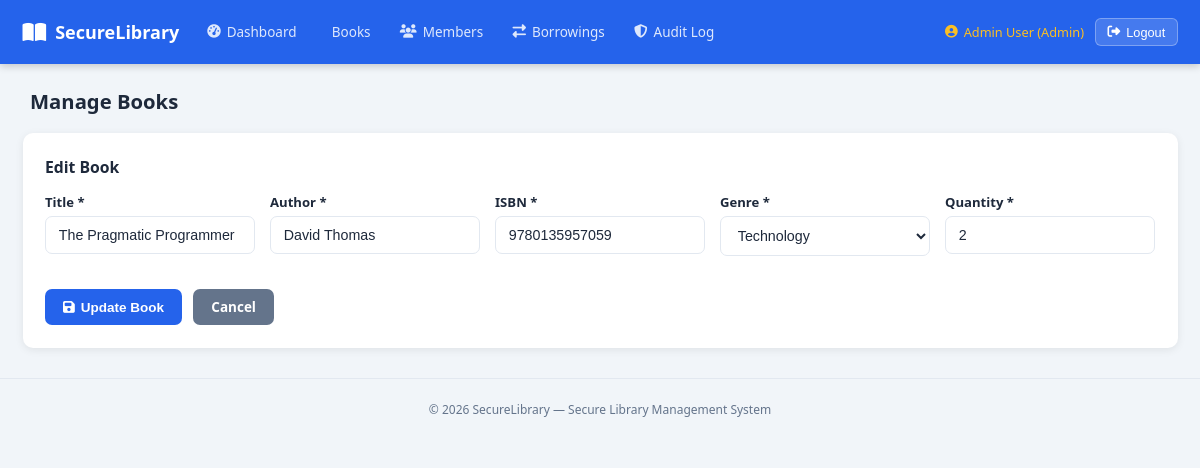
Screenshot of /admin/books.php?action=edit&id=2 (signed in) with the database file from the repository.
### tables this page shows
CREATE TABLE IF NOT EXISTS books (
    id           INT UNSIGNED AUTO_INCREMENT PRIMARY KEY,
    title        VARCHAR(200)  NOT NULL,
    author       VARCHAR(150)  NOT NULL,
    isbn         VARCHAR(20)   NOT NULL UNIQUE,
    genre        VARCHAR(80)   NOT NULL,
    quantity     INT UNSIGNED  NOT NULL DEFAULT 1,
    available    INT UNSIGNED  NOT NULL DEFAULT 1,
    created_at   DATETIME      NOT NULL DEFAULT CURRENT_TIMESTAMP,
    updated_at   DATETIME      NOT NULL DEFAULT CURRENT_TIMESTAMP ON UPDATE CURRENT_TIMESTAMP
);

### includes/config.php (called while the page is built, shortened)
<?php
function url(string $path = ''): string
{
    $path = '/' . ltrim($path, '/');
    return APP_BASE_PATH . $path;
}
function e(mixed $value): string
{
    return htmlspecialchars((string)$value, ENT_QUOTES | ENT_HTML5, 'UTF-8');
}
function sanitiseString(string $input, int $maxLen = 255): string
{
    return mb_substr(trim(strip_tags($input)), 0, $maxLen);
}

### admin/books.php (the view, shortened to what this page needs)
<?php
require_once __DIR__ . '/../includes/config.php';
$pdo       = getDB();
$action    = sanitiseString($_GET['action'] ?? 'list', 10);
$genres = ['Fiction', 'Non-Fiction', 'Technology', 'Science', 'History', 'Biography', 'Self-Help', 'Other'];
$formData = [
    'title'    => '',
    'author'   => '',
    'isbn'     => '',
    'genre'    => '',
    'quantity' => 1,
];
if ($action === 'edit') {
    $id = (int)($_GET['id'] ?? 0);
    if ($id > 0) {
        $stmt = $pdo->prepare('SELECT * FROM books WHERE id = ? LIMIT 1');
        $stmt->execute([$id]);
        $book = $stmt->fetch();
        if ($book) {
            if (
                $formData['title'] === '' &&
                $formData['author'] === '' &&
                $formData['isbn'] === '' &&
                $formData['genre'] === '' &&
                $formData['quantity'] === 1
            ) {
                $formData = [
                    'title'    => $book['title'],
                    'author'   => $book['author'],
                    'isbn'     => $book['isbn'],
                    'genre'    => $book['genre'],
                    'quantity' => (int)$book['quantity'],
                ];
            }
        } else {
            $error = 'Book not found.';
            $action = 'list';
        }
    } else {
        $error = 'Invalid book selected.';
        $action = 'list';
    }
}
include __DIR__ . '/../includes/header.php';
?>
<div class="page-header">
  <h2><i class="fa fa-books"></i> Manage Books</h2>
</div>
<?php if ($action === 'add' || $action === 'edit'): ?>
<div class="section-box">
  <h3><?= $action === 'add' ? 'Add New Book' : 'Edit Book' ?></h3>
  <form method="POST" action="<?= e(url('/admin/books.php')) ?>" id="bookForm">
    <div class="form-grid">
      <div class="form-group">
        <label>Title *</label>
        <input
          type="text"
          name="title"
          maxlength="200"
          required
          value="<?= e($formData['title']) ?>"
          placeholder="Book title"
        >
      </div>
      <div class="form-group">
        <label>Author *</label>
        <input
          type="text"
          name="author"
          maxlength="150"
          required
          value="<?= e($formData['author']) ?>"
          placeholder="Author name"
        >
      </div>
      <div class="form-group">
        <label>ISBN *</label>
        <input
          type="text"
          name="isbn"
          maxlength="20"
          required
          value="<?= e($formData['isbn']) ?>"
          placeholder="ISBN-13"
        >
      </div>
      <div class="form-group">
        <label>Genre *</label>
        <select name="genre" required>
          <?php foreach ($genres as $g): ?>
            <option value="<?= e($g) ?>" <?= $formData['genre'] === $g ? 'selected' : '' ?>>
              <?= e($g) ?>
            </option>
          <?php endforeach; ?>
        </select>
      </div>
      <div class="form-group">
        <label>Quantity *</label>
        <input
          type="number"
          name="quantity"
          min="1"
          max="100"
          required
          value="<?= (int)$formData['quantity'] ?>"
        >
      </div>
    </div>
    <div class="form-actions">
      <button type="submit" class="btn-primary">
        <i class="fa fa-save"></i> <?= $action === 'add' ? 'Add Book' : 'Update Book' ?>
      </button>
      <a href="<?= e(url('/admin/books.php')) ?>" class="btn-secondary">Cancel</a>
    </div>
  </form>
</div>
<?php endif; ?>
<?php include __DIR__ . '/../includes/footer.php'; ?>

### public/css/style.css (style rules this page uses)
:root { --primary: #2563eb; --primary-d: #1d4ed8; --secondary: #64748b; --success: #16a34a; --warning: #d97706; --danger: #dc2626; --info: #0891b2; --bg: #f1f5f9; --card-bg: #ffffff; --text: #1e293b; --text-light: #64748b; --border: #e2e8f0; --shadow: 0 2px 8px rgba(0,0,0,.08); --radius: 10px; --nav-h: 64px; }
*, *::before, *::after { box-sizing: border-box; margin: 0; padding: 0; }
html { font-size: 15px; }
body { font-family: 'Segoe UI', system-ui, -apple-system, sans-serif; background: var(--bg); color: var(--text); min-height: 100vh; }
a { color: var(--primary); text-decoration: none; }
.page-header { display: flex; align-items: center; justify-content: space-between; margin-bottom: 1.25rem; flex-wrap: wrap; gap: .5rem; }
.page-header h2 { font-size: 1.35rem; color: var(--text); display: flex; align-items: center; gap: .5rem; }
.section-box { background: var(--card-bg); border-radius: var(--radius); padding: 1.5rem; margin-bottom: 1.5rem; box-shadow: var(--shadow); }
.section-box h3 { font-size: 1.05rem; margin-bottom: 1rem; display: flex; align-items: center; gap: .5rem; color: var(--text); }
.form-group { margin-bottom: 1rem; }
.form-group label { display: block; font-size: .875rem; font-weight: 600; margin-bottom: .35rem; color: var(--text); }
.form-group input, .form-group select, .form-group textarea { width: 100%; padding: .65rem .85rem; border: 1.5px solid var(--border); border-radius: 7px; font-size: .95rem; color: var(--text); transition: border-color .15s, box-shadow .15s; background: var(--card-bg); }
.form-grid { display: grid; grid-template-columns: repeat(auto-fit, minmax(200px, 1fr)); gap: 1rem; }
.form-actions { display: flex; gap: .75rem; margin-top: 1.25rem; flex-wrap: wrap; }
.btn-primary, .btn-secondary, .btn-success, .btn-danger, .btn-warning { padding: .6rem 1.2rem; border-radius: 7px; border: none; font-size: .9rem; font-weight: 600; cursor: pointer; display: inline-flex; align-items: center; gap: .4rem; transition: filter .15s, transform .1s; text-decoration: none; }
.btn-primary { background: var(--primary); color: #fff; }
.btn-secondary { background: var(--secondary); color: #fff; }

### rows the page displays
books: title "The Pragmatic Programmer", author "David Thomas", isbn "9780135957059", quantity "2"

### other values shown
APP_NAME "SecureLibrary"
$name "Admin User"
$role "Admin"
form field genre "Technology"
